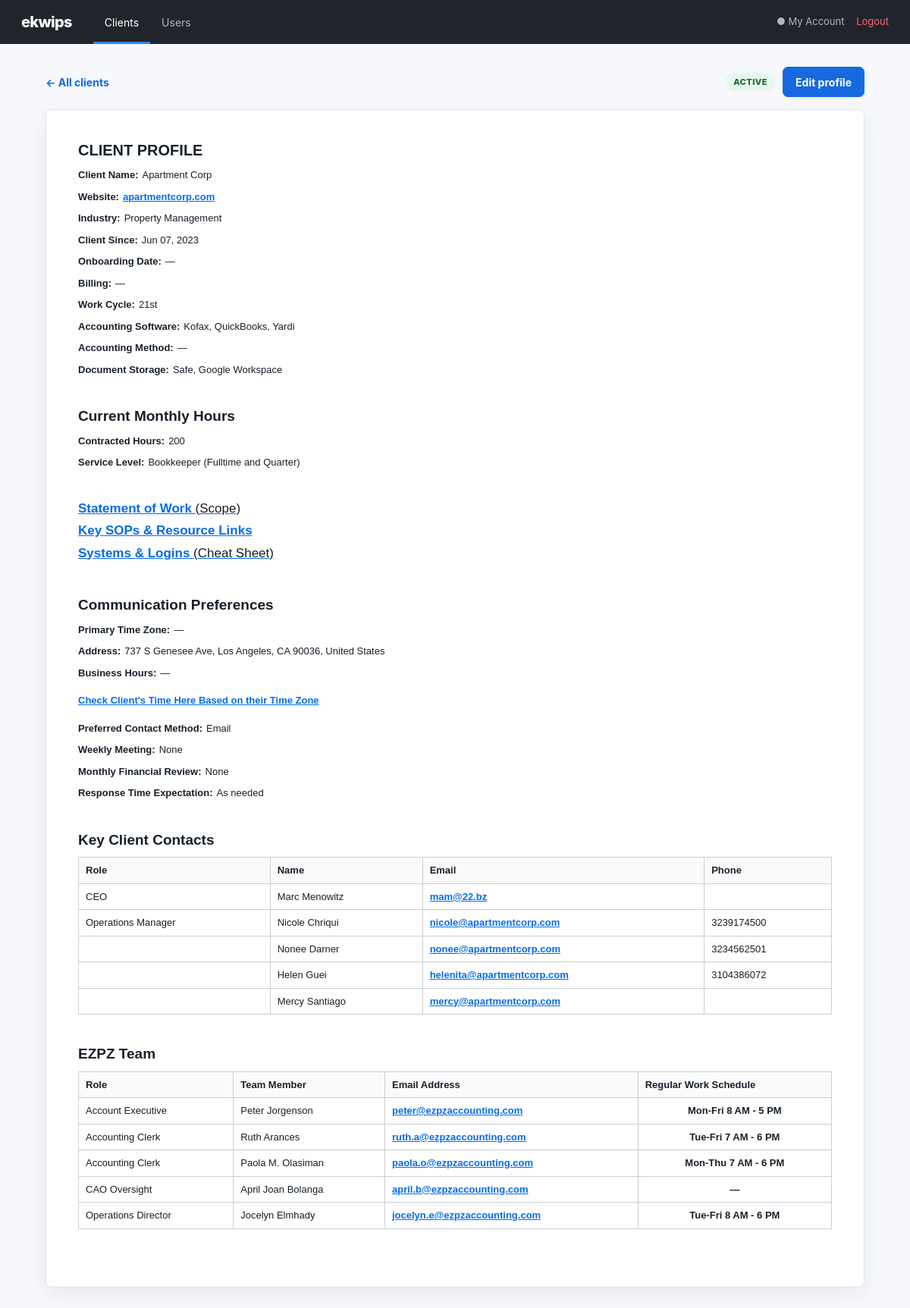
The page /clients/1 on the database its author committed.
### app.py (models this page shows)
class Client(db.Model):
    __tablename__ = "clients"
    id = db.Column(db.Integer, primary_key=True)
    name = db.Column(db.String(180), nullable=False, index=True)
    status = db.Column(db.String(10), nullable=False, default="active", index=True)
    website = db.Column(db.String(255))
    industry = db.Column(db.String(120))
    client_since = db.Column(db.Date)
    onboarding_date = db.Column(db.Date)
    billing = db.Column(db.String(40))
    work_cycle = db.Column(db.String(80))
    accounting_software = db.Column(db.String(255))
    marketing_software = db.Column(db.String(500))
    accounting_method = db.Column(db.String(120))
    document_storage = db.Column(db.String(255))
    contracted_hours = db.Column(db.String(80))
    service_level = db.Column(db.String(255))
    statement_of_work_url = db.Column(db.String(500))
    sop_url = db.Column(db.String(500))
    sop_url_label = db.Column(db.String(120))
    sop_url_secondary = db.Column(db.String(500))
    sop_url_secondary_label = db.Column(db.String(120))
    systems_url = db.Column(db.String(500))
    time_zone = db.Column(db.String(120))
    address = db.Column(db.String(500))
    business_hours = db.Column(db.String(255))
    time_check_url = db.Column(db.String(500))
    preferred_contact_method = db.Column(db.String(120))
    weekly_meeting = db.Column(db.String(255))
    monthly_financial_review = db.Column(db.String(255))
    response_time_expectation = db.Column(db.String(255))
    schedule_mode = db.Column(db.String(20), nullable=False, default="shared")
    shared_work_days = db.Column(db.String(120))
    shared_start_time = db.Column(db.String(10))
    shared_end_time = db.Column(db.String(10))
    created_at = db.Column(db.DateTime, nullable=False, default=lambda: datetime.now(timezone.utc))
    updated_at = db.Column(db.DateTime, nullable=False, default=lambda: datetime.now(timezone.utc), onupdate=lambda: datetime.now(timezone.utc))
    contacts = db.relationship("ClientContact", cascade="all, delete-orphan", backref="client", order_by="ClientContact.position")
    team_members = db.relationship("TeamMember", cascade="all, delete-orphan", backref="client", order_by="TeamMember.position")

class ClientContact(db.Model):
    __tablename__ = "client_contacts"
    id = db.Column(db.Integer, primary_key=True)
    client_id = db.Column(db.Integer, db.ForeignKey("clients.id", ondelete="CASCADE"), nullable=False, index=True)
    role = db.Column(db.String(120))
    name = db.Column(db.String(180), nullable=False)
    email = db.Column(db.String(255))
    phone = db.Column(db.String(80))
    position = db.Column(db.Integer, nullable=False, default=0)

class TeamMember(db.Model):
    __tablename__ = "team_members"
    id = db.Column(db.Integer, primary_key=True)
    client_id = db.Column(db.Integer, db.ForeignKey("clients.id", ondelete="CASCADE"), nullable=False, index=True)
    role = db.Column(db.String(120))
    name = db.Column(db.String(180), nullable=False)
    email = db.Column(db.String(255))
    work_days = db.Column(db.String(120))
    start_time = db.Column(db.String(10))
    end_time = db.Column(db.String(10))
    position = db.Column(db.Integer, nullable=False, default=0)
    @property
    def schedule_text(self):
        return format_schedule(self.work_days, self.start_time, self.end_time)

### app.py (the view)
    @app.get("/clients/<int:client_id>")
    def view_client(client_id):
        return render_template("view.html", client=db.get_or_404(Client, client_id))

### app.py (called while the page is built)
def format_clock(value):
    if not value:
        return ""
    try:
        return datetime.strptime(value, "%H:%M").strftime("%I:%M %p").lstrip("0").replace(":00", "")
    except ValueError:
        return value

def format_schedule(days, start, end):
    days = format_work_days(days)
    times = " - ".join(part for part in (format_clock(start), format_clock(end)) if part)
    return " ".join(part for part in (days or "", times) if part) or "—"

def format_work_days(value):
    if not value or "," not in value:
        return value or ""
    ordered = ["Mon", "Tue", "Wed", "Thu", "Fri", "Sat", "Sun"]
    selected = [day for day in ordered if day in value.split(",")]
    if not selected:
        return ""
    runs, start, previous = [], selected[0], selected[0]
    for day in selected[1:]:
        if ordered.index(day) == ordered.index(previous) + 1:
            previous = day
            continue
        runs.append(start if start == previous else f"{start}-{previous}")
        start = previous = day
    runs.append(start if start == previous else f"{start}-{previous}")
    return ", ".join(runs)

### templates/view.html (shortened to what this page needs)
{% extends 'base.html' %}
{% block content %}
<div class="profile-bar"><a href="{{ url_for('index') }}">← All clients</a><div><span class="status-badge {{ client.status }}">{{ client.status|title }}</span><a class="btn primary" href="{{ url_for('edit_client', client_id=client.id) }}">Edit profile</a></div></div>
<article class="profile-document panel">
  <section><h1>CLIENT PROFILE</h1><dl class="profile-lines"><div><dt>Client Name:</dt><dd>{{ client.name }}</dd></div><div><dt>Website:</dt><dd>{% if client.website %}<a href="{{ client.website }}" target="_blank" rel="noopener">{{ client.website }}</a>{% else %}—{% endif %}</dd></div><div><dt>Industry:</dt><dd>{{ client.industry or '—' }}</dd></div><div><dt>Client Since:</dt><dd>{{ client.client_since|date or '—' }}</dd></div><div><dt>Onboarding Date:</dt><dd>{{ client.onboarding_date|date or '—' }}</dd></div><div><dt>Billing:</dt><dd>{{ {'auto_ach':'Auto ACH','auto_credit_card':'Auto credit card','client_manual_payment':'Client manual payment'}.get(client.billing, '—') }}</dd></div><div><dt>Work Cycle:</dt><dd>{{ client.work_cycle or '—' }}</dd></div>{% if client.accounting_software %}<div><dt>Accounting Software:</dt><dd>{{ client.accounting_software }}</dd></div>{% endif %}{% if client.marketing_software %}<div><dt>Marketing Software:</dt><dd>{{ client.marketing_software }}</dd></div>{% endif %}<div><dt>Accounting Method:</dt><dd>{{ client.accounting_method or '—' }}</dd></div><div><dt>Document Storage:</dt><dd>{{ client.document_storage or '—' }}</dd></div></dl></section>
  <section><h2>Current Monthly Hours</h2><dl class="profile-lines"><div><dt>Contracted Hours:</dt><dd>{{ client.contracted_hours or '—' }}</dd></div><div><dt>Service Level:</dt><dd>{{ client.service_level or '—' }}</dd></div></dl></section>
  <section class="resource-links">{% if client.statement_of_work_url %}<a href="{{ client.statement_of_work_url }}" target="_blank" rel="noopener">Statement of Work <span>(Scope)</span></a>{% endif %}{% if client.sop_url %}<a href="{{ client.sop_url }}" target="_blank" rel="noopener">{{ client.sop_url_label or 'Key SOPs & Resource Links' }}</a>{% endif %}{% if client.sop_url_secondary %}<a href="{{ client.sop_url_secondary }}" target="_blank" rel="noopener">{{ client.sop_url_secondary_label or 'Additional SOPs & Resource Links' }}</a>{% endif %}{% if client.systems_url %}<a href="{{ client.systems_url }}" target="_blank" rel="noopener">Systems & Logins <span>(Cheat Sheet)</span></a>{% endif %}</section>
  <section><h2>Communication Preferences</h2><dl class="profile-lines"><div><dt>Primary Time Zone:</dt><dd>{{ client.time_zone or '—' }}</dd></div><div><dt>Address:</dt><dd>{{ client.address or '—' }}</dd></div><div><dt>Business Hours:</dt><dd>{{ client.business_hours or '—' }}</dd></div><div class="standalone-link"><dd><a href="https://www.worldtimebuddy.com/" target="_blank" rel="noopener">Check Client's Time Here Based on their Time Zone</a></dd></div><div><dt>Preferred Contact Method:</dt><dd>{{ client.preferred_contact_method or '—' }}</dd></div><div><dt>Weekly Meeting:</dt><dd>{{ client.weekly_meeting or '—' }}</dd></div><div><dt>Monthly Financial Review:</dt><dd>{{ client.monthly_financial_review or '—' }}</dd></div><div><dt>Response Time Expectation:</dt><dd>{{ client.response_time_expectation or '—' }}</dd></div></dl></section>
  <section><h2>Key Client Contacts</h2><div class="table-wrap"><table><thead><tr><th>Role</th><th>Name</th><th>Email</th><th>Phone</th></tr></thead><tbody>{% for person in client.contacts %}<tr><td>{{ person.role or '' }}</td><td>{{ person.name }}</td><td>{% if person.email %}<a href="mailto:{{ person.email }}">{{ person.email }}</a>{% endif %}</td><td>{{ person.phone or '' }}</td></tr>{% else %}<tr><td colspan="4" class="no-rows">No contacts added.</td></tr>{% endfor %}</tbody></table></div></section>
  <section><h2>EZPZ Team</h2><div class="table-wrap"><table><thead><tr><th>Role</th><th>Team Member</th><th>Email Address</th><th>Regular Work Schedule</th></tr></thead><tbody>{% for person in client.team_members %}<tr><td>{{ person.role or '' }}</td><td>{{ person.name }}</td><td>{% if person.email %}<a href="mailto:{{ person.email }}">{{ person.email }}</a>{% endif %}</td><td class="schedule-cell">{% if client.schedule_mode == 'shared' %}{{ (client.shared_work_days, client.shared_start_time, client.shared_end_time)|schedule }}{% else %}{{ person.schedule_text }}{% endif %}</td></tr>{% else %}<tr><td colspan="4" class="no-rows">No team members added.</td></tr>{% endfor %}</tbody></table></div></section>
</article>
{% endblock %}

### templates/base.html (shortened to what this page needs)
<!doctype html>
<html lang="en">
<head>
  <link rel="stylesheet" href="{{ url_for('static', filename='app.css') }}">
  <link rel="stylesheet" href="{{ url_for('static', filename='structured.css') }}">
</head>
<body>
  <header class="topbar">
    <a class="brand" href="{{ url_for('index') }}">ekwips</a>
    <nav><a class="active" href="{{ url_for('index') }}">Clients</a><a href="#">Users</a></nav>
    <div class="account">● My Account <span>Logout</span></div>
  </header>
  <main>
    {% block content %}{% endblock %}
  </main>
</body>
</html>

### static/app.css (style rules this page uses)
:root { --ink:#17202a;--muted:#667085;--line:#dfe4ea;--panel:#fff;--bg:#f6f8fb;--nav:#20252b;--blue:#1769e0;--blue2:#0e55bd;--red:#d83a4b;--shadow:0 10px 28px rgba(16,24,40,.06) }
* { box-sizing:border-box }
body { margin:0;background:var(--bg);color:var(--ink);font:14px/1.5 Inter,ui-sans-serif,system-ui,-apple-system,"Segoe UI",sans-serif }
.topbar { height:58px;background:var(--nav);display:flex;align-items:center;padding:0 28px;color:#aeb7c2 }
.brand { color:#fff;font-size:20px;font-weight:800;text-decoration:none;letter-spacing:-.7px;margin-right:28px }
.topbar nav { display:flex;height:100% }
.topbar nav a { color:#aeb7c2;text-decoration:none;padding:19px 15px }
.topbar nav a.active { color:#fff;border-bottom:3px solid #3182f6 }
.account { margin-left:auto;font-size:13px }
.account span { color:#ff6673;margin-left:12px }
main { max-width:1460px;margin:auto;padding:30px }
.btn { display:inline-flex;align-items:center;justify-content:center;min-height:40px;padding:0 16px;border:1px solid #cdd5df;border-radius:7px;background:#fff;color:#344054;text-decoration:none;font:inherit;font-weight:650;cursor:pointer }
.btn.primary { background:var(--blue);border-color:var(--blue);color:#fff }
.panel { background:var(--panel);border:1px solid var(--line);border-radius:8px;box-shadow:var(--shadow) }

### static/structured.css (style rules this page uses)
.status-badge { display:inline-flex;align-items:center;border-radius:99px;padding:4px 10px;font-size:11px;font-weight:800;text-transform:uppercase;letter-spacing:.5px }
.status-badge.active { background:#e7f7ed;color:#17683a }
.form-intro>a,.profile-bar>a { color:var(--blue);font-weight:650;text-decoration:none }
.profile-bar { display:flex;align-items:center;justify-content:space-between;max-width:1080px;margin:0 auto 16px }
.profile-bar>div { display:flex;align-items:center;gap:10px }
.profile-document { max-width:1080px;margin:auto;padding:38px 42px;font-family:Arial,sans-serif;font-size:13px }
.profile-document section { margin-bottom:38px }
.profile-document h1 { font-size:20px;margin:0 0 8px }
.profile-document h2 { font-size:19px;margin:0 0 8px }
.profile-lines { margin:0 }
.profile-lines div { display:flex;gap:5px;margin:0 0 9px }
.profile-lines dt { font-weight:700;white-space:nowrap }
.profile-lines dd { margin:0 }
.profile-document a { color:#066bea;font-weight:650 }
.resource-links { display:flex;flex-direction:column;align-items:flex-start }
.resource-links a { font-size:17px;margin-bottom:4px }
.resource-links a span { color:var(--ink);font-weight:400 }
.standalone-link { margin:17px 0!important }
.profile-document table { width:100%;border-collapse:collapse }
.profile-document th,.profile-document td { border:1px solid #c9cdd3;padding:7px 9px;text-align:left }
.profile-document th { font-weight:700;background:#fafafa }
.schedule-cell { white-space:normal;min-width:160px;text-align:center!important;font-weight:600 }

### rows shown on the page
Client: status "ACTIVE", name "Apartment Corp", website "apartmentcorp.com", industry "Property Management", client_since "Jun 07, 2023", onboarding_date "—", billing "—", work_cycle "21st", accounting_software "Kofax, QuickBooks, Yardi", accounting_method "—", document_storage "Safe, Google Workspace", contracted_hours "200", service_level "Bookkeeper (Fulltime and Quarter)", sop_url_label "Key SOPs & Resource Links", time_zone "—", address "737 S Genesee Ave, Los Angeles, CA 90036, United States", business_hours "—", preferred_contact_method "Email", weekly_meeting "None", monthly_financial_review "None", response_time_expectation "As needed"
ClientContact: role "CEO", name "Marc Menowitz", email "mam@22.bz"
ClientContact: role "Operations Manager", name "Nicole Chriqui", email "nicole@apartmentcorp.com", phone "3239174500"
ClientContact: name "Nonee Darner", email "nonee@apartmentcorp.com", phone "3234562501"
ClientContact: name "Helen Guei", email "helenita@apartmentcorp.com", phone "3104386072"
ClientContact: name "Mercy Santiago", email "mercy@apartmentcorp.com"
TeamMember: role "Account Executive", name "Peter Jorgenson", email "peter@ezpzaccounting.com", schedule_text "Mon-Fri 8 AM - 5 PM"
TeamMember: role "Accounting Clerk", name "Ruth Arances", email "ruth.a@ezpzaccounting.com", schedule_text "Tue-Fri 7 AM - 6 PM"
TeamMember: role "Accounting Clerk", name "Paola M. Olasiman", email "paola.o@ezpzaccounting.com", schedule_text "Mon-Thu 7 AM - 6 PM"
TeamMember: role "CAO Oversight", name "April Joan Bolanga", email "april.b@ezpzaccounting.com", schedule_text "—"
TeamMember: role "Operations Director", name "Jocelyn Elmhady", email "jocelyn.e@ezpzaccounting.com", schedule_text "Tue-Fri 8 AM - 6 PM"
